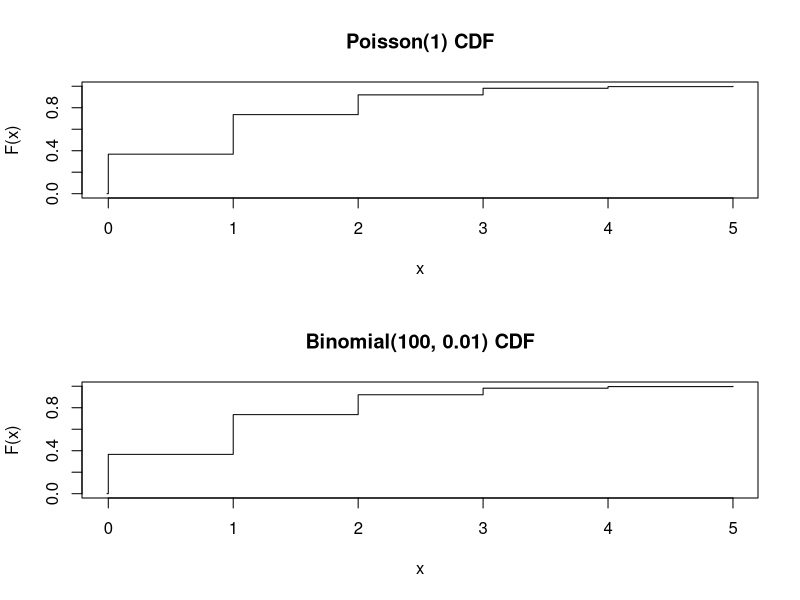

The R script that drew this image:
require(graphics)


-log(dpois(0:7, lambda = 2) * gamma(1+ 0:7)) # == 1
Ni <- rpois(50, lambda = 4); table(factor(Ni, 0:max(Ni)))

1 - ppois(10*(15:25), lambda = 100)  # becomes 0 (cancellation)
ppois(10*(15:25), lambda = 100, lower.tail = FALSE)  # no cancellation

par(mfrow = c(2, 1))
x <- seq(-0.01, 5, 0.01)
plot(x, ppois(x, 1), type = "s", ylab = "F(x)", main = "Poisson(1) CDF")
plot(x, pbinom(x, 100, 0.01), type = "s", ylab = "F(x)",
     main = "Binomial(100, 0.01) CDF")

## The (limit) case  lambda = 0 :
stopifnot(identical(dpois(0,0), 1),
          identical(ppois(0,0), 1),
          identical(qpois(1,0), 0))